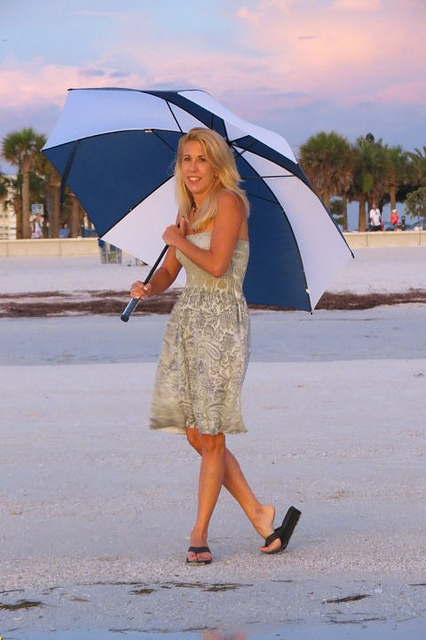
#> input picture data/lena.jpg, 426 x 640 px, found by its file name
$ python learn_04.py
#> lines starting #> are read from the running program, lines starting #| are printed output that depends on the picture
import cv2
img = cv2.imread('lena.jpg')
#> img is the input picture: shape (640, 426, 3); mean B, G, R 165.5, 153.1, 162.4
#将彩色图像转换为灰度图像
img_gray = cv2.cvtColor(img,cv2.COLOR_BGR2GRAY)
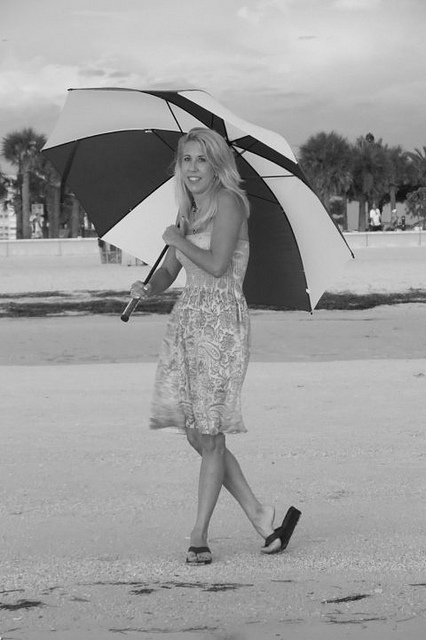
#> img_gray: shape (640, 426); min 2, max 242, mean 157.3
# [18 lines of commented-out code are left out]
rows,cols = img.shape[:2]
#> rows = 640; cols = 426
# [6 lines of commented-out code are left out]
M = cv2.getRotationMatrix2D((cols/2,rows/2),45,0.5)
des =cv2.warpAffine(img,M,(cols,rows))
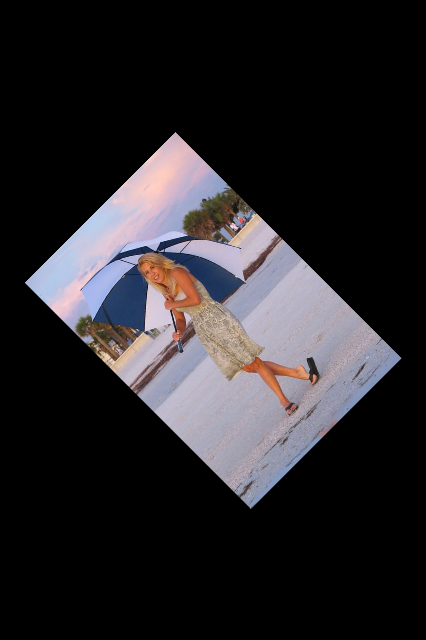
#> des: shape (640, 426, 3); mean B, G, R 41.4, 38.3, 40.6
cv2.imshow('rot',des)
cv2.waitKey(0)
